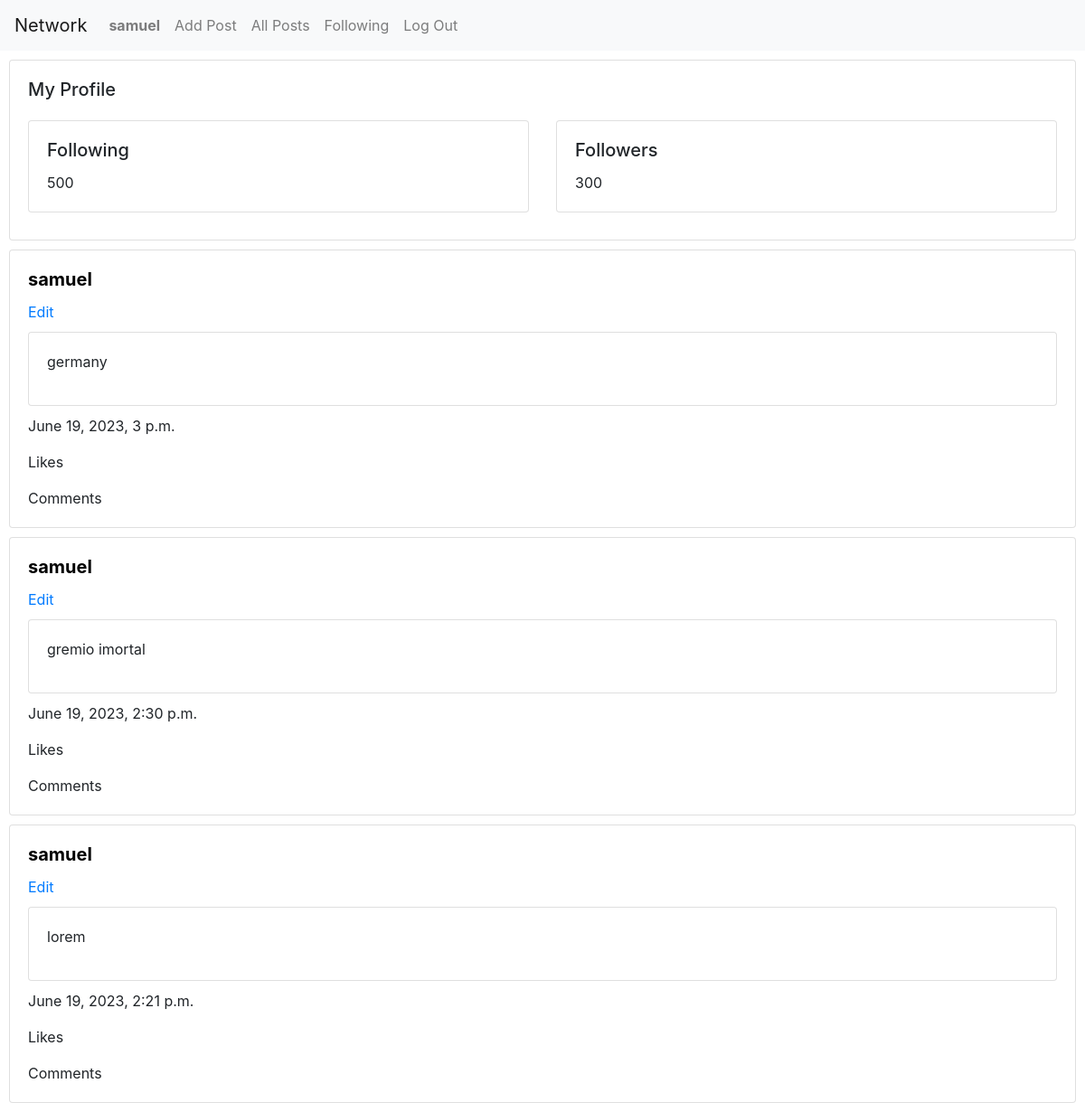
Page /user_profile/1 (signed in) on the earlier database version.
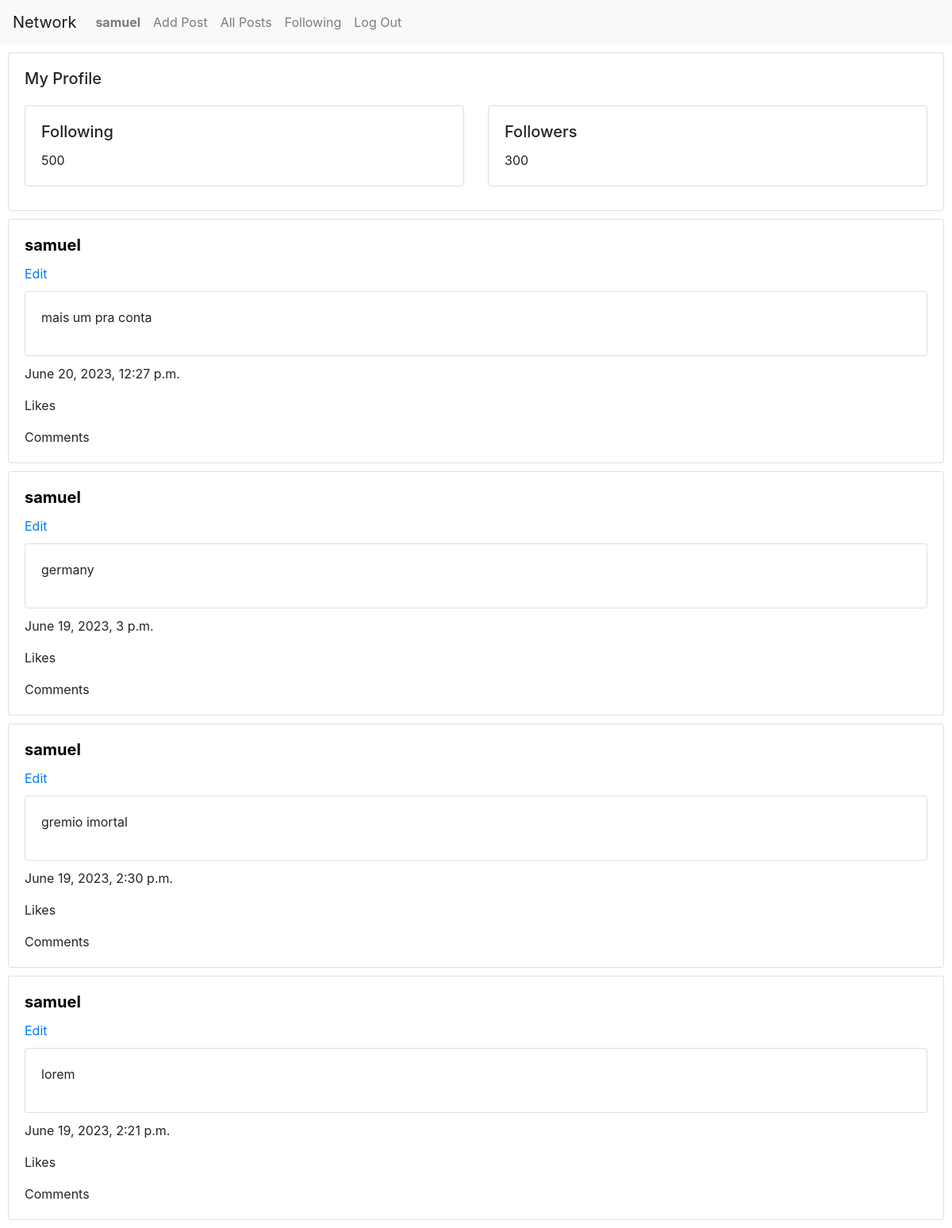
Same page on the later database version.
### network/models.py (models this page shows, shortened)
class Posts(models.Model):
    posted_date = models.DateTimeField("Posted date", auto_now_add=True)
    last_update = models.DateTimeField("Last update", auto_now=True)
    content = models.TextField("Post content")
    author = models.ForeignKey(User, on_delete=models.CASCADE)

class User(AbstractUser):
    pass

### network/views.py (the view)
# urls.py: path("user_profile/<user_id>", views.user_profile, name="user_profile"),
def user_profile(request, user_id):
    user = User.objects.get(pk=user_id)
    user_posts = Posts.objects.filter(author=request.user).order_by('-posted_date')
    return render(request, "network/user_profile.html", {
        "user": user,
        "user_posts": user_posts
    })

### network/templates/network/user_profile.html
{% extends "network/layout.html" %}
{% block body %}
{% if user.is_authenticated %}
<div class="card">
    <div class="card-body">
        {% if user.id == request.user.id %}
            <h5 class="card-title">My Profile</h5>
        {% else %}
            <h5 class="card-title">{{ user.username }}</h5>
            <a href="#" class="btn btn-secondary">Follow</a>
        {% endif %}
        <div class="row">
            <div class="col-sm-6">
                <div class="card">
                    <div class="card-body">
                        <h5 class="card-title">Following</h5>
                        <p class="card-text">500</p>
                    </div>
                </div>
            </div>
            <div class="col-sm-6">
                <div class="card">
                    <div class="card-body">
                        <h5 class="card-title">Followers</h5>
                        <p class="card-text">300</p>
                    </div>
                </div>
            </div>
        </div>
    </div>
</div>
{% include "network/render_posts.html" with posts=user_posts %}
{% else %}
<h1>Sorry, you must be authenticated to see this view...</h1>
<a href="{% url 'login' %}">Login here</a>
{% endif %}
{% endblock %}

### network/templates/network/render_posts.html
{% for post in posts %}
<div class="card">
    <div class="card-body">
        <h5 class="card-title">
            <a href="{% url 'user_profile' post.author.id %}" style="color: black">
                <Strong>{{ post.author }}</Strong>
            </a>
        </h5>
        <a href="#" >Edit</a>
        <div class="card">
            <p class="card-body">{{ post.content }}</p>
        </div>
        <p class="card-text">{{ post.posted_date }}</p>
        <p class="card-text">Likes</p>
        <p class="card-text">Comments</p>
    </div>
</div>
{% endfor %}

Differences in the rows shown:
added Posts: author "samuel", content "mais um pra conta", posted_date "June 20, 2023, 12:27 p.m."
